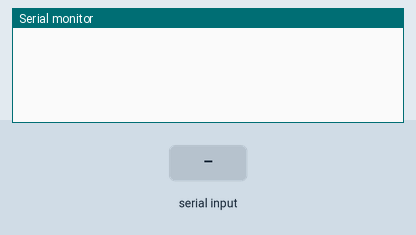
The sketch below on a simulated Arduino Zero (SAMD21). Parts: the last lines printed to the serial monitor. The inputs (shaded band) are chosen by the test bench.

Above: at 1.2 s.
1.3 s: "P#\n" received over Serial
At 2.5 s:
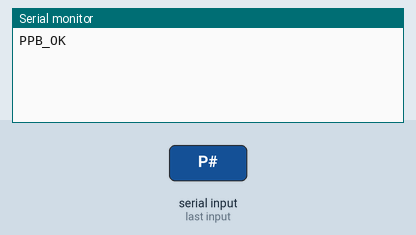
2.8 s: "PE:\n" received over Serial
At 4.0 s:
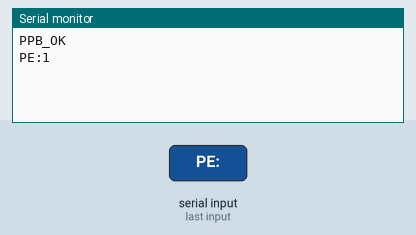
4.3 s: "P1:\n" received over Serial
At 5.1 s:
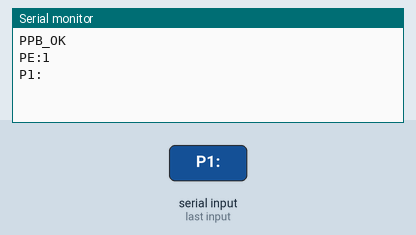
5.8 s: "PA\n" received over Serial
At 6.2 s:
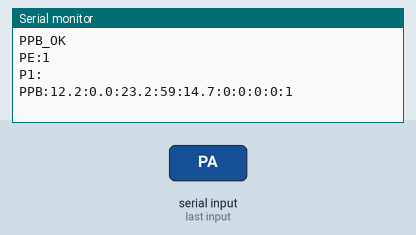
7.3 s: "P1:,45\n" received over Serial
At 8.5 s:
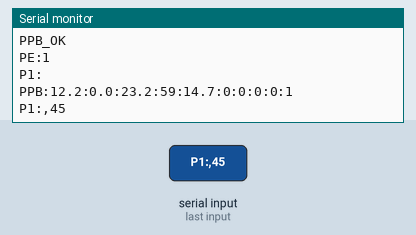

The sketch:

ppb_simulator.ino
```cpp
// (licence header left out)
#ifdef ARDUINO_SAM_DUE
#define Serial SerialUSB
#endif

//#define PPBA
//#define SPB

bool power_1234 = true;
byte power_5 = 0;
byte power_6 = 0;
bool power_dslr = true;
bool autodev = true;
#ifdef PPBA
bool power_alert = 0;
int power_adj = 5;
int dew_aggr = 210;
#endif

void setup() {
  Serial.begin(9600);
  Serial.setTimeout(1000);
  while (!Serial)
    ;
}

void loop() {
  String command = Serial.readStringUntil('\n');
  if (command.equals("P#")) {
#ifdef PPBA
    Serial.println("PPBA_OK");
#else
#ifdef SPB
Serial.println("SPB");
#else
    Serial.println("PPB_OK");
#endif
#endif
  } else if (command.startsWith("PE:")) {
    power_1234 = command.charAt(5) == '1';
    power_dslr = command.charAt(6) == '1';
    Serial.println("PE:1");
  } else if (command.startsWith("P1:")) {
    power_1234 = command.charAt(3) == '1';
    Serial.println(command);
  } else if (command.startsWith("P2:")) {
    int value = command.substring(3).toInt();
    switch (value) {
      case 0:
        power_dslr = false;
        break;
      case 1:
        power_dslr = true;
        break;
#ifdef PPBA
      default:
        power_dslr = true;
        power_adj = value;
        break;
#endif
    }
    Serial.println(command);
  } else if (command.startsWith("P3:")) {
    power_5 = command.substring(3).toInt();
    Serial.println(command);
  } else if (command.startsWith("P4:")) {
    power_6 = command.substring(3).toInt();
    Serial.println(command);
  } else if (command.startsWith("PF")) {
  } else if (command.startsWith("PA")) {
#ifdef PPBA
    Serial.print("PPBA:12.2:");
#else
    Serial.print("PPB:12.2:");
#endif
    Serial.print((power_1234 || power_dslr || power_5 || power_6) * 65);
    Serial.print(".0:23.2:59:14.7:");
    Serial.print(power_1234 ? '1' : '0');
    Serial.print(':');
		Serial.print(power_dslr ? '1' : '0');
		Serial.print(':');
    Serial.print(power_5);
    Serial.print(':');
    Serial.print(power_6);
    Serial.print(':');
#ifdef PPBA
    Serial.print(autodev ? '1' : '0');
    Serial.print(':');
    Serial.print(power_alert);
    Serial.print(':');
    Serial.println(power_adj);
#else
    Serial.println(autodev ? '1' : '0');
#endif
  } else if (command.startsWith("PL:")) {
    Serial.println(command);
  } else if (command.equals("PV")) {
    Serial.println("1.5");
#ifdef PPBA
  } else if (command.startsWith("DA:")) {
    dew_aggr = command.substring(3).toInt();
    Serial.println(command);
  } else if (command.startsWith("PD:")) {
    autodev = command.charAt(3) == '1';
    Serial.print("PD:");
    Serial.println(dew_aggr);
#else
  } else if (command.startsWith("PD:")) {
    autodev = command.charAt(3) == '1';
    Serial.println(command);
#endif
  }
}
```

Measured:
- after the input at 1.3 s, the serial monitor: prints a new line at once (image 1)
- after the input at 2.8 s, the serial monitor: prints a new line at once (image 2)
- after the input at 4.3 s, the serial monitor: prints a new line at once (image 3)
- after the input at 5.8 s, the serial monitor: prints a new line at once (image 4)
- after the input at 7.3 s, the serial monitor: prints a new line at once (image 5)
